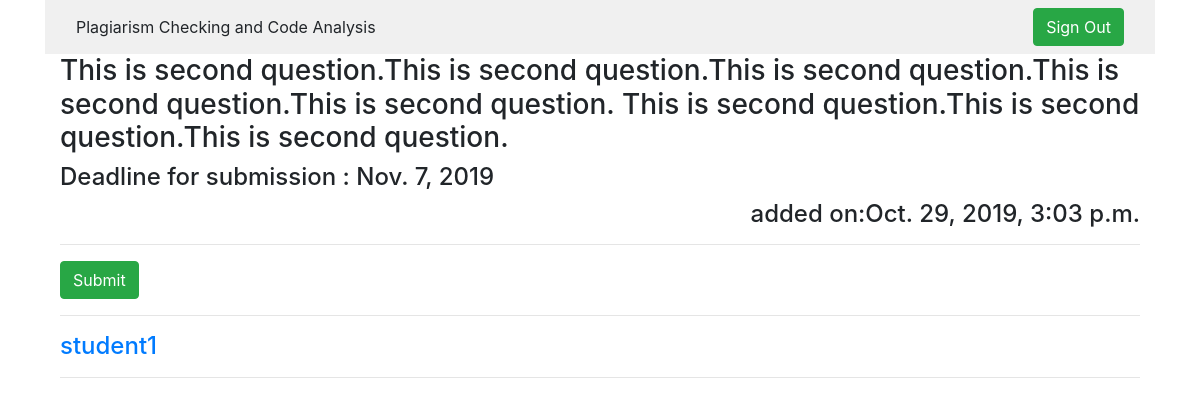
Screenshot of /question/2/view-question (signed in) with the database file from the repository.
### question/models.py (models this page shows, shortened)
class Question(models.Model):
	content = models.TextField()
	createdby = models.ForeignKey(RegUser, null=True, on_delete=models.SET_NULL)
	deadline = models.DateField(null=True, blank=True)
	timestamp = models.DateTimeField(auto_now=False, auto_now_add=True, null=True, blank=True)
	solution = models.FileField(upload_to="question/files/")

class StudentSubmission(models.Model):
	question = models.ForeignKey(Question, null=True, on_delete=models.SET_NULL)
	student = models.ForeignKey(RegUser, null=True, blank=True, on_delete=models.SET_NULL)
	submission = models.FileField(upload_to="studentsubmission/files/")
	fingerprints = models.TextField(null=True)
	kgrams = models.TextField(null=True)
	timestamp = models.DateTimeField(auto_now=False, auto_now_add=True, null=True, blank=True)
	def file_link(self):
		if self.submission:
			return self.submission.url
		else:
			return "No attachment"

### userauth/models.py (models this page shows, shortened)
class RegUser(models.Model):
	user = models.ForeignKey(User, null=True, blank=True, on_delete=models.CASCADE)
	instructor = models.BooleanField(default=False)

### question/views.py (the view)
# urls.py: path('<int:question_id>/view-question', view_question, name="view-question"),
def view_question(request, question_id):
	if request.user.is_authenticated:
		context = {}
		question = Question.objects.get(id=question_id)
		user = RegUser.objects.get(user=request.user)
		instructor = user.instructor
		context['instructor'] = instructor
		context['question'] = question
		if instructor:
			submissions = StudentSubmission.objects.filter(question=question)
			context['submissions'] = submissions
		else:
			my_submission = StudentSubmission.objects.filter(question=question, student=user)
			context['my_submission'] = my_submission
		return render(request, "question/viewquestion.html",context)
	else:
		raise Http404

### static/templates/question/viewquestion.html (shortened to what this page needs)
{% extends "navbar.html" %}
{% block content %}
{% if question %}
	<div class="col-sm-12 col-sm-offset-3">
		<h3>{{ question.content }}</h3>
		<h4>Deadline for submission : {{ question.deadline }}</h4>
		<h4><p align="right">added on:{{ question.timestamp }}</p></h4>
		<hr>
		{% if not instructor %}
			<a class="btn btn-md btn-success pull-right" href='{% url "add-submission" question.id %}' role="button">Submit</a>
				<hr>
			{% for submission in my_submission %}
				<h4><a href="{{ submission.file_link }}">{{ submission.student.user }}</a></h4>
			{% endfor %}
			<hr/>
		{% endif %}
{% endif %}
{% endblock %}

### static/static-files/static-files/static-files/static-files/static-files/templates/base.html (style rules this page uses)
body { background: #FFFFFF ; }

### rows the page displays
Question: content "This is second question.This is second question.This is second question.This is second question.This is second question. This is second question.This is second question.This is second question.", deadline "Nov. 7, 2019", timestamp "Oct. 29, 2019, 3:03 p.m."
StudentSubmission: student.user "student1"
